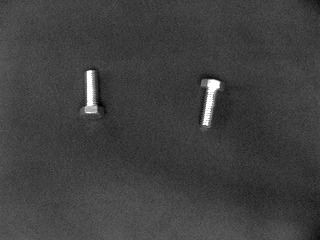
#> input picture P6-Deteccion-Objetos/img/IMG-20231025-WA0004.jpg, 320 x 240 px; its folder holds 4 pictures in this run
$ python respaldo2.py
#> lines starting #> are read from the running program, lines starting #| are printed output that depends on the picture; after the words box and inside, x2 and y2 are one past the last pixel; in counts of white or black regions, pixels touching at a corner belong together
import cv2
import os
import numpy as np
from sklearn.cluster import KMeans
import matplotlib.pyplot as plt
import copy  # Agrega la importación de la biblioteca copy

image_folder = './img'
images = [os.path.join(image_folder, image) for image in os.listdir(image_folder)]
center_x = []
center_y = []
area_a = []
perimetro_a = []
contador_a = []
w_a = []
h_a = []
tornillo = 0
rondana = 0
pato = 0
llave = 0
armella = 0

for image_path in images:
    contador = 0
    image = cv2.imread(image_path, cv2.IMREAD_GRAYSCALE)  # Cargar la imagen en escala de grises
#> image is the input picture: shape (240, 320); min 0, max 255, mean 63.7
    _, binary_image = cv2.threshold(image, 128, 255, cv2.THRESH_BINARY)
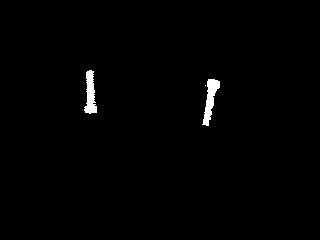
#> binary_image: shape (240, 320); 0.96% white; 3 white regions (1 under 20 px)

    # Encontrar contornos en la imagen binaria
    contours, _ = cv2.findContours(binary_image, cv2.RETR_EXTERNAL, cv2.CHAIN_APPROX_SIMPLE)
#> contours = 3 contours, 1 with area under 20; largest, box (x1, y1, x2, y2) and area: (202, 79, 220, 126) 330, (84, 70, 97, 114) 302

    for contour in contours:
        # Calcular el área del objeto
        area = cv2.contourArea(contour)

        # Filtro para eliminar objetos pequeños (ajusta el valor según tus necesidades)
        if area < 100:
            continue

        # Incrementar el contador para este objeto
        contador += 1

        # Calcular el perímetro del objeto
        perimeter = cv2.arcLength(contour, True)

        # Dibujar un rectángulo alrededor del objeto
        x, y, w, h = cv2.boundingRect(contour)

        center_x.append(x + w // 2)
        center_y.append(y + h // 2)
        w_a.append(w)
        h_a.append(h)
        area_a.append(area)
        perimetro_a.append(perimeter)
#> this loop made 3 passes
#> (area, contador, perimeter, x, y, w, h) on passes 2 to 3: (329.5, 1, 121, 202, 79, 18, 47), (301.5, 2, 123.6, 84, 70, 13, 44)
#> after the loop, area_a = [329.5, 301.5]; center_x = [211, 90]; center_y = [102, 92]; contador = 2; h_a = [47, 44]; perimetro_a = [121, 123.6]; w_a = [18, 13]

    # Agregar el contador de objetos de esta imagen a la lista
    contador_a.append(contador)
#> pass 2 of the loop `for image_path in images:`:
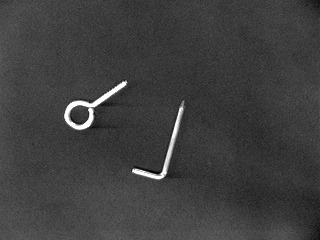
#> input picture P6-Deteccion-Objetos/img/IMG-20231025-WA0005.jpg, 320 x 240 px
#> image is the input picture: shape (240, 320); min 0, max 255, mean 63.1
#> `_, binary_image = cv2.threshold(image, 128, 255, cv2.THRESH_BINARY)`:
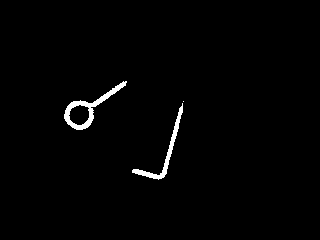
#> binary_image: shape (240, 320); 1.4% white; 3 white regions (1 under 20 px)
#> contours = 3 contours, 1 with area under 20; largest, box (x1, y1, x2, y2) and area: (64, 81, 127, 130) 816, (132, 103, 183, 180) 354
#> the loop `for contour in contours:` made 3 passes
#> (area, contador, perimeter, x, y, w, h) on passes 1, 3: (353.5, 1, 230.6, 132, 103, 51, 77), (816, 2, 191.1, 64, 81, 63, 49)
#> after the loop `for contour in contours:`: area_a = [329.5, 301.5, 353.5, 816]; center_x = [211, 90, 157, 95]; center_y = [102, 92, 141, 105]; contador = 2; h_a = [47, 44, 77, 49]; perimetro_a = [121, 123.6, 230.6, 191.1]; w_a = [18, 13, 51, 63]
#> pass 3 of the loop `for image_path in images:`:
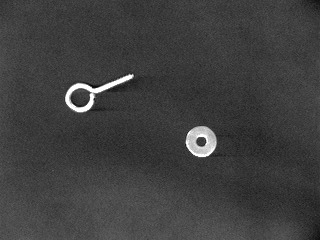
#> input picture P6-Deteccion-Objetos/img/IMG-20231025-WA0006.jpg, 320 x 240 px
#> image is the input picture: shape (240, 320); min 0, max 255, mean 63.2
#> `_, binary_image = cv2.threshold(image, 128, 255, cv2.THRESH_BINARY)`:
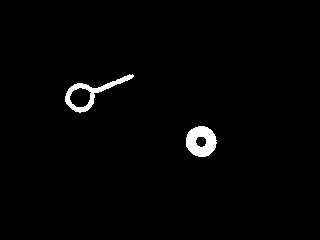
#> binary_image: shape (240, 320); 1.6% white; 2 white regions
#> contours = 2 contours; box (x1, y1, x2, y2) and area: (65, 74, 134, 113) 808, (186, 126, 217, 157) 708
#> the loop `for contour in contours:` made 2 passes
#> (area, contador, perimeter, x, y, w, h) on passes 1 to 2: (707.5, 1, 100.3, 186, 126, 31, 31), (808, 2, 186.2, 65, 74, 69, 39)
#> after the loop `for contour in contours:`: area_a = [329.5, 301.5, 353.5, 816, 707.5, 808]; center_x = [211, 90, 157, 95, 201, 99]; center_y = [102, 92, 141, 105, 141, 93]; contador = 2; h_a = [47, 44, 77, 49, 31, 39]; perimetro_a = [121, 123.6, 230.6, 191.1, 100.3, 186.2]; w_a = [18, 13, 51, 63, 31, 69]
#> the loop made 4 passes; the first 3 are shown

features = np.column_stack((area_a, perimetro_a, h_a, w_a))

# Convertir la lista de características a un arreglo numpy
features = np.array(features)

# Entrenar el modelo KMeans con 5 clusters
kmeans = KMeans(n_clusters=5)
kmeans.fit(features)

# Obtener las etiquetas de clase asignadas por KMeans
labels = kmeans.labels_

# Almacenar las etiquetas de clase en un nuevo arreglo para su clasificación
classifications = []

for label in labels:
    # Clasificar los objetos en base a los clusters
    classifications.append(label + 1)  # Agregar 1 para que las etiquetas vayan de 1 a 5

# Crear un diccionario que asocie clases originales con áreas
class_area_dict = dict(zip(classifications, area_a))

# Ordenar el diccionario por áreas de forma ascendente
sorted_class_area = sorted(class_area_dict.items(), key=lambda x: x[1])

# Crear un nuevo diccionario con las clases ordenadas
sorted_class_dict = {k: i + 1 for i, (k, _) in enumerate(sorted_class_area)}

# Asignar nuevas clases basadas en el orden ascendente de áreas
new_classifications = [sorted_class_dict[class_] for class_ in classifications]

# Imprimir las nuevas clasificaciones
#print(new_classifications)

# Gráfico de dispersión para visualizar los clusters
from mpl_toolkits.mplot3d import Axes3D

fig = plt.figure()
ax = fig.add_subplot(111, projection='3d')

ax.scatter(features[:, 0], features[:, 1], features[:, 2], c=labels)
ax.set_xlabel('Área')
ax.set_ylabel('Perímetro')
ax.set_zlabel('w_a')

plt.title("Gráfico de Dispersión de Clusters en 3D")
plt.show()
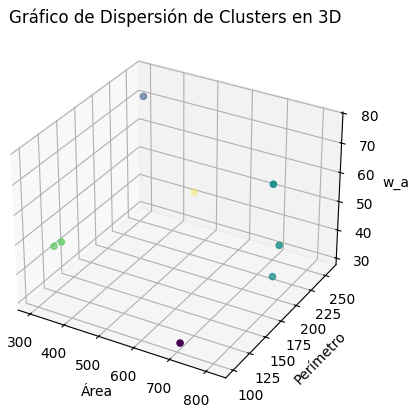
#> figure drawn by matplotlib, 1 panel


# Ahora vamos a colorear los contornos en las imágenes originales y guardarlas
output_folder = './output'  # Carpeta de salida para las imágenes coloreadas

if not os.path.exists(output_folder):
    os.makedirs(output_folder)

copia_lista = copy.deepcopy(new_classifications)  # Utilizar las nuevas clasificaciones ordenadas


# Obtener la lista de imágenes coloreadas
output_images = [os.path.join(output_folder, image) for image in os.listdir(output_folder)]


count_tornillo = 0
count_armella = 0
count_pato = 0
count_rondana = 0
count_llave = 0


# Solicitar al usuario que elija un índice de imagen
selected_index = int(input("Ingrese el índice de la imagen que desea ver (rango de 1 a 100): ")) - 1
#> the answer given: 1


# Obtener el número de objetos en la imagen seleccionada
#> (the run stopped early here; a loop or call above may not have finished)
